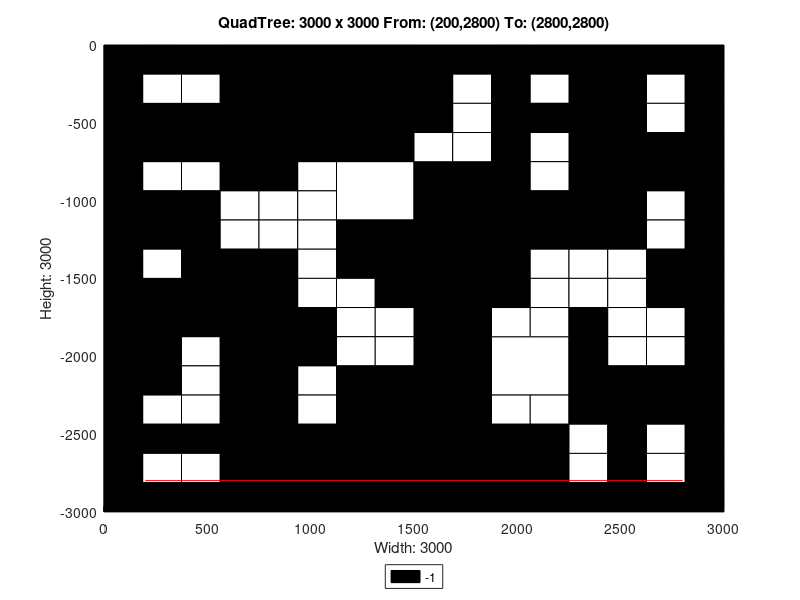

The MATLAB source for this figure:
axis([0 3000 -3000 0]);
title('QuadTree: 3000 x 3000 From: (200,2800) To: (2800,2800)');
xlabel('Width: 3000');
ylabel('Height: 3000');
rectangle('Position',[750 -750 750 750], 'FaceColor',[0 0 0]);
rectangle('Position',[0 -750 375 375], 'FaceColor',[0 0 0]);
rectangle('Position',[375 -750 375 375], 'FaceColor',[0 0 0]);
rectangle('Position',[1125 -1125 375 375], 'FaceColor',[1 1 1]);
rectangle('Position',[1125 -1500 375 375], 'FaceColor',[0 0 0]);
rectangle('Position',[2250 -375 375 375], 'FaceColor',[0 0 0]);
rectangle('Position',[2250 -750 375 375], 'FaceColor',[0 0 0]);
rectangle('Position',[1500 -1125 375 375], 'FaceColor',[0 0 0]);
rectangle('Position',[1500 -1500 375 375], 'FaceColor',[0 0 0]);
rectangle('Position',[2250 -1125 375 375], 'FaceColor',[0 0 0]);
rectangle('Position',[0 -1875 375 375], 'FaceColor',[0 0 0]);
rectangle('Position',[375 -1875 375 375], 'FaceColor',[0 0 0]);
rectangle('Position',[0 -2250 375 375], 'FaceColor',[0 0 0]);
rectangle('Position',[1125 -2625 375 375], 'FaceColor',[0 0 0]);
rectangle('Position',[750 -3000 375 375], 'FaceColor',[0 0 0]);
rectangle('Position',[1125 -3000 375 375], 'FaceColor',[0 0 0]);
rectangle('Position',[1500 -1875 375 375], 'FaceColor',[0 0 0]);
rectangle('Position',[1500 -2250 375 375], 'FaceColor',[0 0 0]);
rectangle('Position',[1875 -2250 375 375], 'FaceColor',[1 1 1]);
rectangle('Position',[1500 -2625 375 375], 'FaceColor',[0 0 0]);
rectangle('Position',[1500 -3000 375 375], 'FaceColor',[0 0 0]);
rectangle('Position',[1875 -3000 375 375], 'FaceColor',[0 0 0]);
rectangle('Position',[0 -187.5 187.5 187.5], 'FaceColor',[0 0 0]);
rectangle('Position',[187.5 -187.5 187.5 187.5], 'FaceColor',[0 0 0]);
rectangle('Position',[0 -375 187.5 187.5], 'FaceColor',[0 0 0]);
rectangle('Position',[187.5 -375 187.5 187.5], 'FaceColor',[1 1 1]);
rectangle('Position',[375 -187.5 187.5 187.5], 'FaceColor',[0 0 0]);
rectangle('Position',[562.5 -187.5 187.5 187.5], 'FaceColor',[0 0 0]);
rectangle('Position',[375 -375 187.5 187.5], 'FaceColor',[1 1 1]);
rectangle('Position',[562.5 -375 187.5 187.5], 'FaceColor',[0 0 0]);
rectangle('Position',[0 -937.5 187.5 187.5], 'FaceColor',[0 0 0]);
rectangle('Position',[187.5 -937.5 187.5 187.5], 'FaceColor',[1 1 1]);
rectangle('Position',[0 -1125 187.5 187.5], 'FaceColor',[0 0 0]);
rectangle('Position',[187.5 -1125 187.5 187.5], 'FaceColor',[0 0 0]);
rectangle('Position',[375 -937.5 187.5 187.5], 'FaceColor',[1 1 1]);
rectangle('Position',[562.5 -937.5 187.5 187.5], 'FaceColor',[0 0 0]);
rectangle('Position',[375 -1125 187.5 187.5], 'FaceColor',[0 0 0]);
rectangle('Position',[562.5 -1125 187.5 187.5], 'FaceColor',[1 1 1]);
rectangle('Position',[0 -1312.5 187.5 187.5], 'FaceColor',[0 0 0]);
rectangle('Position',[187.5 -1312.5 187.5 187.5], 'FaceColor',[0 0 0]);
rectangle('Position',[0 -1500 187.5 187.5], 'FaceColor',[0 0 0]);
rectangle('Position',[187.5 -1500 187.5 187.5], 'FaceColor',[1 1 1]);
rectangle('Position',[375 -1312.5 187.5 187.5], 'FaceColor',[0 0 0]);
rectangle('Position',[562.5 -1312.5 187.5 187.5], 'FaceColor',[1 1 1]);
rectangle('Position',[375 -1500 187.5 187.5], 'FaceColor',[0 0 0]);
rectangle('Position',[562.5 -1500 187.5 187.5], 'FaceColor',[0 0 0]);
rectangle('Position',[750 -937.5 187.5 187.5], 'FaceColor',[0 0 0]);
rectangle('Position',[937.5 -937.5 187.5 187.5], 'FaceColor',[1 1 1]);
rectangle('Position',[750 -1125 187.5 187.5], 'FaceColor',[1 1 1]);
rectangle('Position',[937.5 -1125 187.5 187.5], 'FaceColor',[1 1 1]);
rectangle('Position',[750 -1312.5 187.5 187.5], 'FaceColor',[1 1 1]);
rectangle('Position',[937.5 -1312.5 187.5 187.5], 'FaceColor',[1 1 1]);
rectangle('Position',[750 -1500 187.5 187.5], 'FaceColor',[0 0 0]);
rectangle('Position',[937.5 -1500 187.5 187.5], 'FaceColor',[1 1 1]);
rectangle('Position',[1500 -187.5 187.5 187.5], 'FaceColor',[0 0 0]);
rectangle('Position',[1687.5 -187.5 187.5 187.5], 'FaceColor',[0 0 0]);
rectangle('Position',[1500 -375 187.5 187.5], 'FaceColor',[0 0 0]);
rectangle('Position',[1687.5 -375 187.5 187.5], 'FaceColor',[1 1 1]);
rectangle('Position',[1875 -187.5 187.5 187.5], 'FaceColor',[0 0 0]);
rectangle('Position',[2062.5 -187.5 187.5 187.5], 'FaceColor',[0 0 0]);
rectangle('Position',[1875 -375 187.5 187.5], 'FaceColor',[0 0 0]);
rectangle('Position',[2062.5 -375 187.5 187.5], 'FaceColor',[1 1 1]);
rectangle('Position',[1500 -562.5 187.5 187.5], 'FaceColor',[0 0 0]);
rectangle('Position',[1687.5 -562.5 187.5 187.5], 'FaceColor',[1 1 1]);
rectangle('Position',[1500 -750 187.5 187.5], 'FaceColor',[1 1 1]);
rectangle('Position',[1687.5 -750 187.5 187.5], 'FaceColor',[1 1 1]);
rectangle('Position',[1875 -562.5 187.5 187.5], 'FaceColor',[0 0 0]);
rectangle('Position',[2062.5 -562.5 187.5 187.5], 'FaceColor',[0 0 0]);
rectangle('Position',[1875 -750 187.5 187.5], 'FaceColor',[0 0 0]);
rectangle('Position',[2062.5 -750 187.5 187.5], 'FaceColor',[1 1 1]);
rectangle('Position',[2625 -187.5 187.5 187.5], 'FaceColor',[0 0 0]);
rectangle('Position',[2812.5 -187.5 187.5 187.5], 'FaceColor',[0 0 0]);
rectangle('Position',[2625 -375 187.5 187.5], 'FaceColor',[1 1 1]);
rectangle('Position',[2812.5 -375 187.5 187.5], 'FaceColor',[0 0 0]);
rectangle('Position',[2625 -562.5 187.5 187.5], 'FaceColor',[1 1 1]);
rectangle('Position',[2812.5 -562.5 187.5 187.5], 'FaceColor',[0 0 0]);
rectangle('Position',[2625 -750 187.5 187.5], 'FaceColor',[0 0 0]);
rectangle('Position',[2812.5 -750 187.5 187.5], 'FaceColor',[0 0 0]);
rectangle('Position',[1875 -937.5 187.5 187.5], 'FaceColor',[0 0 0]);
rectangle('Position',[2062.5 -937.5 187.5 187.5], 'FaceColor',[1 1 1]);
rectangle('Position',[1875 -1125 187.5 187.5], 'FaceColor',[0 0 0]);
rectangle('Position',[2062.5 -1125 187.5 187.5], 'FaceColor',[0 0 0]);
rectangle('Position',[1875 -1312.5 187.5 187.5], 'FaceColor',[0 0 0]);
rectangle('Position',[2062.5 -1312.5 187.5 187.5], 'FaceColor',[0 0 0]);
rectangle('Position',[1875 -1500 187.5 187.5], 'FaceColor',[0 0 0]);
rectangle('Position',[2062.5 -1500 187.5 187.5], 'FaceColor',[1 1 1]);
rectangle('Position',[2625 -937.5 187.5 187.5], 'FaceColor',[0 0 0]);
rectangle('Position',[2812.5 -937.5 187.5 187.5], 'FaceColor',[0 0 0]);
rectangle('Position',[2625 -1125 187.5 187.5], 'FaceColor',[1 1 1]);
rectangle('Position',[2812.5 -1125 187.5 187.5], 'FaceColor',[0 0 0]);
rectangle('Position',[2250 -1312.5 187.5 187.5], 'FaceColor',[0 0 0]);
rectangle('Position',[2437.5 -1312.5 187.5 187.5], 'FaceColor',[0 0 0]);
rectangle('Position',[2250 -1500 187.5 187.5], 'FaceColor',[1 1 1]);
rectangle('Position',[2437.5 -1500 187.5 187.5], 'FaceColor',[1 1 1]);
rectangle('Position',[2625 -1312.5 187.5 187.5], 'FaceColor',[1 1 1]);
rectangle('Position',[2812.5 -1312.5 187.5 187.5], 'FaceColor',[0 0 0]);
rectangle('Position',[2625 -1500 187.5 187.5], 'FaceColor',[0 0 0]);
rectangle('Position',[2812.5 -1500 187.5 187.5], 'FaceColor',[0 0 0]);
rectangle('Position',[375 -2062.5 187.5 187.5], 'FaceColor',[1 1 1]);
rectangle('Position',[562.5 -2062.5 187.5 187.5], 'FaceColor',[0 0 0]);
rectangle('Position',[375 -2250 187.5 187.5], 'FaceColor',[1 1 1]);
rectangle('Position',[562.5 -2250 187.5 187.5], 'FaceColor',[0 0 0]);
rectangle('Position',[750 -1687.5 187.5 187.5], 'FaceColor',[0 0 0]);
rectangle('Position',[937.5 -1687.5 187.5 187.5], 'FaceColor',[1 1 1]);
rectangle('Position',[750 -1875 187.5 187.5], 'FaceColor',[0 0 0]);
rectangle('Position',[937.5 -1875 187.5 187.5], 'FaceColor',[0 0 0]);
rectangle('Position',[1125 -1687.5 187.5 187.5], 'FaceColor',[1 1 1]);
rectangle('Position',[1312.5 -1687.5 187.5 187.5], 'FaceColor',[0 0 0]);
rectangle('Position',[1125 -1875 187.5 187.5], 'FaceColor',[1 1 1]);
rectangle('Position',[1312.5 -1875 187.5 187.5], 'FaceColor',[1 1 1]);
rectangle('Position',[750 -2062.5 187.5 187.5], 'FaceColor',[0 0 0]);
rectangle('Position',[937.5 -2062.5 187.5 187.5], 'FaceColor',[0 0 0]);
rectangle('Position',[750 -2250 187.5 187.5], 'FaceColor',[0 0 0]);
rectangle('Position',[937.5 -2250 187.5 187.5], 'FaceColor',[1 1 1]);
rectangle('Position',[1125 -2062.5 187.5 187.5], 'FaceColor',[1 1 1]);
rectangle('Position',[1312.5 -2062.5 187.5 187.5], 'FaceColor',[1 1 1]);
rectangle('Position',[1125 -2250 187.5 187.5], 'FaceColor',[0 0 0]);
rectangle('Position',[1312.5 -2250 187.5 187.5], 'FaceColor',[0 0 0]);
rectangle('Position',[0 -2437.5 187.5 187.5], 'FaceColor',[0 0 0]);
rectangle('Position',[187.5 -2437.5 187.5 187.5], 'FaceColor',[1 1 1]);
rectangle('Position',[0 -2625 187.5 187.5], 'FaceColor',[0 0 0]);
rectangle('Position',[187.5 -2625 187.5 187.5], 'FaceColor',[0 0 0]);
rectangle('Position',[375 -2437.5 187.5 187.5], 'FaceColor',[1 1 1]);
rectangle('Position',[562.5 -2437.5 187.5 187.5], 'FaceColor',[0 0 0]);
rectangle('Position',[375 -2625 187.5 187.5], 'FaceColor',[0 0 0]);
rectangle('Position',[562.5 -2625 187.5 187.5], 'FaceColor',[0 0 0]);
rectangle('Position',[0 -2812.5 187.5 187.5], 'FaceColor',[0 0 0]);
rectangle('Position',[187.5 -2812.5 187.5 187.5], 'FaceColor',[1 1 1]);
rectangle('Position',[0 -3000 187.5 187.5], 'FaceColor',[0 0 0]);
rectangle('Position',[187.5 -3000 187.5 187.5], 'FaceColor',[0 0 0]);
rectangle('Position',[375 -2812.5 187.5 187.5], 'FaceColor',[1 1 1]);
rectangle('Position',[562.5 -2812.5 187.5 187.5], 'FaceColor',[0 0 0]);
rectangle('Position',[375 -3000 187.5 187.5], 'FaceColor',[0 0 0]);
rectangle('Position',[562.5 -3000 187.5 187.5], 'FaceColor',[0 0 0]);
rectangle('Position',[750 -2437.5 187.5 187.5], 'FaceColor',[0 0 0]);
rectangle('Position',[937.5 -2437.5 187.5 187.5], 'FaceColor',[1 1 1]);
rectangle('Position',[750 -2625 187.5 187.5], 'FaceColor',[0 0 0]);
rectangle('Position',[937.5 -2625 187.5 187.5], 'FaceColor',[0 0 0]);
rectangle('Position',[1875 -1687.5 187.5 187.5], 'FaceColor',[0 0 0]);
rectangle('Position',[2062.5 -1687.5 187.5 187.5], 'FaceColor',[1 1 1]);
rectangle('Position',[1875 -1875 187.5 187.5], 'FaceColor',[1 1 1]);
rectangle('Position',[2062.5 -1875 187.5 187.5], 'FaceColor',[1 1 1]);
rectangle('Position',[2250 -1687.5 187.5 187.5], 'FaceColor',[1 1 1]);
rectangle('Position',[2437.5 -1687.5 187.5 187.5], 'FaceColor',[1 1 1]);
rectangle('Position',[2250 -1875 187.5 187.5], 'FaceColor',[0 0 0]);
rectangle('Position',[2437.5 -1875 187.5 187.5], 'FaceColor',[1 1 1]);
rectangle('Position',[2625 -1687.5 187.5 187.5], 'FaceColor',[0 0 0]);
rectangle('Position',[2812.5 -1687.5 187.5 187.5], 'FaceColor',[0 0 0]);
rectangle('Position',[2625 -1875 187.5 187.5], 'FaceColor',[1 1 1]);
rectangle('Position',[2812.5 -1875 187.5 187.5], 'FaceColor',[0 0 0]);
rectangle('Position',[2250 -2062.5 187.5 187.5], 'FaceColor',[0 0 0]);
rectangle('Position',[2437.5 -2062.5 187.5 187.5], 'FaceColor',[1 1 1]);
rectangle('Position',[2250 -2250 187.5 187.5], 'FaceColor',[0 0 0]);
rectangle('Position',[2437.5 -2250 187.5 187.5], 'FaceColor',[0 0 0]);
rectangle('Position',[2625 -2062.5 187.5 187.5], 'FaceColor',[1 1 1]);
rectangle('Position',[2812.5 -2062.5 187.5 187.5], 'FaceColor',[0 0 0]);
rectangle('Position',[2625 -2250 187.5 187.5], 'FaceColor',[0 0 0]);
rectangle('Position',[2812.5 -2250 187.5 187.5], 'FaceColor',[0 0 0]);
rectangle('Position',[1875 -2437.5 187.5 187.5], 'FaceColor',[1 1 1]);
rectangle('Position',[2062.5 -2437.5 187.5 187.5], 'FaceColor',[1 1 1]);
rectangle('Position',[1875 -2625 187.5 187.5], 'FaceColor',[0 0 0]);
rectangle('Position',[2062.5 -2625 187.5 187.5], 'FaceColor',[0 0 0]);
rectangle('Position',[2250 -2437.5 187.5 187.5], 'FaceColor',[0 0 0]);
rectangle('Position',[2437.5 -2437.5 187.5 187.5], 'FaceColor',[0 0 0]);
rectangle('Position',[2250 -2625 187.5 187.5], 'FaceColor',[1 1 1]);
rectangle('Position',[2437.5 -2625 187.5 187.5], 'FaceColor',[0 0 0]);
rectangle('Position',[2625 -2437.5 187.5 187.5], 'FaceColor',[0 0 0]);
rectangle('Position',[2812.5 -2437.5 187.5 187.5], 'FaceColor',[0 0 0]);
rectangle('Position',[2625 -2625 187.5 187.5], 'FaceColor',[1 1 1]);
rectangle('Position',[2812.5 -2625 187.5 187.5], 'FaceColor',[0 0 0]);
rectangle('Position',[2250 -2812.5 187.5 187.5], 'FaceColor',[1 1 1]);
rectangle('Position',[2437.5 -2812.5 187.5 187.5], 'FaceColor',[0 0 0]);
rectangle('Position',[2250 -3000 187.5 187.5], 'FaceColor',[0 0 0]);
rectangle('Position',[2437.5 -3000 187.5 187.5], 'FaceColor',[0 0 0]);
rectangle('Position',[2625 -2812.5 187.5 187.5], 'FaceColor',[1 1 1]);
rectangle('Position',[2812.5 -2812.5 187.5 187.5], 'FaceColor',[0 0 0]);
rectangle('Position',[2625 -3000 187.5 187.5], 'FaceColor',[0 0 0]);
rectangle('Position',[2812.5 -3000 187.5 187.5], 'FaceColor',[0 0 0]);
X=[2800,200];
Y=[-2800,-2800];
hold on;
plot(X,Y,'r');
legend('-1','Location','southoutside');
